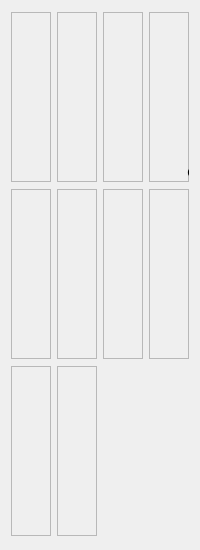
        <widget class="QWidget" name="singerBox" native="true">
         <property name="minimumSize">
          <size>
           <width>0</width>
           <height>550</height>
          </size>
         </property>
         <property name="styleSheet">
          <string notr="true">.QPushButton
{
	border-radius:75px;
}</string>
         </property>
         <layout class="QGridLayout" name="gridLayout_5">
          <item row="1" column="3">
           <widget class="QFrame" name="singerImgBox_7">
            <property name="maximumSize">
             <size>
              <width>150</width>
              <height>170</height>
             </size>
            </property>
            <property name="frameShape">
             <enum>QFrame::StyledPanel</enum>
            </property>
            <property name="frameShadow">
             <enum>QFrame::Raised</enum>
            </property>
            <widget class="QLabel" name="singerText_8">
             <property name="geometry">
              <rect>
               <x>0</x>
               <y>150</y>
               <width>150</width>
               <height>20</height>
              </rect>
             </property>
             <property name="text">
              <string>TextLabel</string>
             </property>
             <property name="alignment">
              <set>Qt::AlignCenter</set>
             </property>
            </widget>
            <widget class="QPushButton" name="singerImg_12">
             <property name="geometry">
              <rect>
               <x>0</x>
               <y>0</y>
               <width>150</width>
               <height>150</height>
              </rect>
             </property>
             <property name="styleSheet">
              <string notr="true">border-image: url(:/images/s007.png);</string>
             </property>
             <property name="text">
              <string/>
             </property>
            </widget>
           </widget>
          </item>
          <item row="0" column="2">
           <widget class="QFrame" name="singerImgBox_2">
            <property name="maximumSize">
             <size>
              <width>150</width>
              <height>170</height>
             </size>
            </property>
            <property name="frameShape">
             <enum>QFrame::StyledPanel</enum>
            </property>
            <property name="frameShadow">
             <enum>QFrame::Raised</enum>
            </property>
            <widget class="QLabel" name="singerText_2">
             <property name="geometry">
              <rect>
               <x>0</x>
               <y>150</y>
               <width>150</width>
               <height>20</height>
              </rect>
             </property>
             <property name="text">
              <string>王源</string>
             </property>
             <property name="alignment">
              <set>Qt::AlignCenter</set>
             </property>
            </widget>
            <widget class="QPushButton" name="singerImg_2">
             <property name="geometry">
              <rect>
               <x>0</x>
               <y>0</y>
               <width>150</width>
               <height>150</height>
              </rect>
             </property>
             <property name="styleSheet">
              <string notr="true">border-image: url(:/images/s002.png);</string>
             </property>
             <property name="text">
              <string/>
             </property>
            </widget>
           </widget>
          </item>
          <item row="0" column="4">
           <widget class="QFrame" name="singerImgBox_4">
            <property name="maximumSize">
             <size>
              <width>150</width>
              <height>170</height>
             </size>
            </property>
            <property name="frameShape">
             <enum>QFrame::StyledPanel</enum>
            </property>
            <property name="frameShadow">
             <enum>QFrame::Raised</enum>
            </property>
            <widget class="QLabel" name="singerText_4">
             <property name="geometry">
              <rect>
               <x>0</x>
               <y>150</y>
               <width>150</width>
               <height>20</height>
              </rect>
             </property>
             <property name="text">
              <string>G.M.E 邓紫棋</string>
             </property>
             <property name="alignment">
              <set>Qt::AlignCenter</set>
             </property>
            </widget>
            <widget class="QPushButton" name="singerImg_4">
             <property name="geometry">
              <rect>
               <x>0</x>
               <y>0</y>
               <width>150</width>
               <height>150</height>
              </rect>
             </property>
             <property name="styleSheet">
              <string notr="true">border-image: url(:/images/s004.png);</string>
             </property>
             <property name="text">
              <string/>
             </property>
            </widget>
           </widget>
          </item>
          <item row="1" column="2">
           <widget class="QFrame" name="singerImgBox_6">
            <property name="maximumSize">
             <size>
              <width>150</width>
              <height>170</height>
             </size>
            </property>
            <property name="frameShape">
             <enum>QFrame::StyledPanel</enum>
            </property>
            <property name="frameShadow">
             <enum>QFrame::Raised</enum>
            </property>
            <widget class="QLabel" name="singerText_7">
             <property name="geometry">
              <rect>
               <x>0</x>
               <y>150</y>
               <width>150</width>
               <height>20</height>
              </rect>
             </property>
             <property name="text">
              <string>苏星捷</string>
             </property>
             <property name="alignment">
              <set>Qt::AlignCenter</set>
             </property>
            </widget>
            <widget class="QPushButton" name="singerImg_9">
             <property name="geometry">
              <rect>
               <x>0</x>
               <y>0</y>
               <width>150</width>
               <height>150</height>
              </rect>
             </property>
             <property name="styleSheet">
              <string notr="true">border-image: url(:/images/s006.png);</string>
             </property>
             <property name="text">
              <string/>
             </property>
            </widget>
           </widget>
          </item>
          <item row="1" column="4">
           <widget class="QFrame" name="singerImgBox_8">
            <property name="maximumSize">
             <size>
              <width>150</width>
              <height>170</height>
             </size>
            </property>
            <property name="frameShape">
             <enum>QFrame::StyledPanel</enum>
            </property>
            <property name="frameShadow">
             <enum>QFrame::Raised</enum>
            </property>
            <widget class="QLabel" name="singerText_9">
             <property name="geometry">
              <rect>
               <x>0</x>
               <y>150</y>
               <width>150</width>
               <height>20</height>
              </rect>
             </property>
             <property name="text">
              <string>队长</string>
             </property>
             <property name="alignment">
              <set>Qt::AlignCenter</set>
             </property>
            </widget>
            <widget class="QPushButton" name="singerImg_14">
             <property name="geometry">
              <rect>
               <x>0</x>
               <y>0</y>
               <width>150</width>
               <height>150</height>
              </rect>
             </property>
             <property name="styleSheet">
              <string notr="true">border-image: url(:/images/s008.png);</string>
             </property>
             <property name="text">
              <string/>
             </property>
            </widget>
           </widget>
          </item>
          <item row="1" column="1">
           <widget class="QFrame" name="singerImgBox_5">
            <property name="maximumSize">
             <size>
              <width>150</width>
              <height>170</height>
             </size>
            </property>
            <property name="frameShape">
             <enum>QFrame::StyledPanel</enum>
            </property>
            <property name="frameShadow">
             <enum>QFrame::Raised</enum>
            </property>
            <widget class="QLabel" name="singerText_6">
             <property name="geometry">
              <rect>
               <x>0</x>
               <y>150</y>
               <width>150</width>
               <height>20</height>
              </rect>
             </property>
             <property name="text">
              <string>薛之谦</string>
             </property>
             <property name="alignment">
              <set>Qt::AlignCenter</set>
             </property>
            </widget>
            <widget class="QPushButton" name="singerImg_8">
             <property name="geometry">
              <rect>
               <x>0</x>
               <y>0</y>
               <width>150</width>
               <height>150</height>
              </rect>
             </property>
             <property name="styleSheet">
              <string notr="true">border-image: url(:/images/s005.png);</string>
             </property>
             <property name="text">
              <string/>
             </property>
            </widget>
           </widget>
          </item>
          <item row="0" column="3">
           <widget class="QFrame" name="singerImgBox_3">
            <property name="maximumSize">
             <size>
              <width>150</width>
              <height>170</height>
             </size>
            </property>
            <property name="frameShape">
             <enum>QFrame::StyledPanel</enum>
            </property>
            <property name="frameShadow">
             <enum>QFrame::Raised</enum>
            </property>
            <widget class="QLabel" name="singerText_3">
             <property name="geometry">
              <rect>
               <x>0</x>
               <y>150</y>
               <width>150</width>
               <height>20</height>
              </rect>
             </property>
             <property name="text">
              <string>林俊杰</string>
             </property>
             <property name="alignment">
              <set>Qt::AlignCenter</set>
             </property>
            </widget>
            <widget class="QPushButton" name="singerImg_3">
             <property name="geometry">
              <rect>
               <x>0</x>
               <y>0</y>
               <width>150</width>
               <height>150</height>
              </rect>
             </property>
             <property name="styleSheet">
              <string notr="true">border-image: url(:/images/s003.png);</string>
             </property>
             <property name="text">
              <string/>
             </property>
            </widget>
           </widget>
          </item>
          <item row="0" column="1">
           <widget class="QFrame" name="singerImgBox">
            <property name="maximumSize">
             <size>
              <width>150</width>
              <height>170</height>
             </size>
            </property>
            <property name="frameShape">
             <enum>QFrame::StyledPanel</enum>
            </property>
            <property name="frameShadow">
             <enum>QFrame::Raised</enum>
            </property>
            <widget class="QLabel" name="singerText">
             <property name="geometry">
              <rect>
               <x>0</x>
               <y>150</y>
               <width>150</width>
               <height>20</height>
              </rect>
             </property>
             <property name="text">
              <string>周杰伦</string>
             </property>
             <property name="alignment">
              <set>Qt::AlignCenter</set>
             </property>
            </widget>
            <widget class="QPushButton" name="singerImg_6">
             <property name="geometry">
              <rect>
               <x>0</x>
               <y>0</y>
               <width>150</width>
               <height>150</height>
              </rect>
             </property>
             <property name="styleSheet">
              <string notr="true">border-image: url(:/images/s001.png);
border-radius:75px;</string>
             </property>
             <property name="text">
              <string/>
             </property>
            </widget>
           </widget>
          </item>
          <item row="2" column="1">
           <widget class="QFrame" name="singerImgBox_9">
            <property name="maximumSize">
             <size>
              <width>150</width>
              <height>170</height>
             </size>
            </property>
            <property name="frameShape">
             <enum>QFrame::StyledPanel</enum>
            </property>
            <property name="frameShadow">
             <enum>QFrame::Raised</enum>
            </property>
            <widget class="QLabel" name="singerText_11">
             <property name="geometry">
              <rect>
               <x>0</x>
               <y>150</y>
               <width>150</width>
               <height>20</height>
              </rect>
             </property>
             <property name="text">
              <string>TextLabel</string>
             </property>
             <property name="alignment">
              <set>Qt::AlignCenter</set>
             </property>
            </widget>
            <widget class="QPushButton" name="singerImg_18">
             <property name="geometry">
              <rect>
               <x>0</x>
               <y>0</y>
               <width>150</width>
               <height>150</height>
              </rect>
             </property>
             <property name="styleSheet">
              <string notr="true">border-image: url(:/images/s009.png);</string>
             </property>
             <property name="text">
              <string/>
             </property>
            </widget>
           </widget>
          </item>
          <item row="2" column="2">
           <widget class="QFrame" name="singerImgBox_10">
            <property name="maximumSize">
             <size>
              <width>150</width>
              <height>170</height>
             </size>
            </property>
            <property name="frameShape">
             <enum>QFrame::StyledPanel</enum>
            </property>
            <property name="frameShadow">
             <enum>QFrame::Raised</enum>
            </property>
            <widget class="QLabel" name="singerText_12">
             <property name="geometry">
              <rect>
               <x>0</x>
               <y>150</y>
               <width>150</width>
               <height>20</height>
              </rect>
             </property>
             <property name="text">
              <string>TextLabel</string>
             </property>
             <property name="alignment">
              <set>Qt::AlignCenter</set>
             </property>
            </widget>
            <widget class="QPushButton" name="singerImg_20">
             <property name="geometry">
              <rect>
               <x>0</x>
               <y>0</y>
               <width>150</width>
               <height>150</height>
              </rect>
             </property>
             <property name="styleSheet">
              <string notr="true">border-image: url(:/images/s010.png);</string>
             </property>
             <property name="text">
              <string/>
             </property>
            </widget>
           </widget>
          </item>
         </layout>
        </widget>
